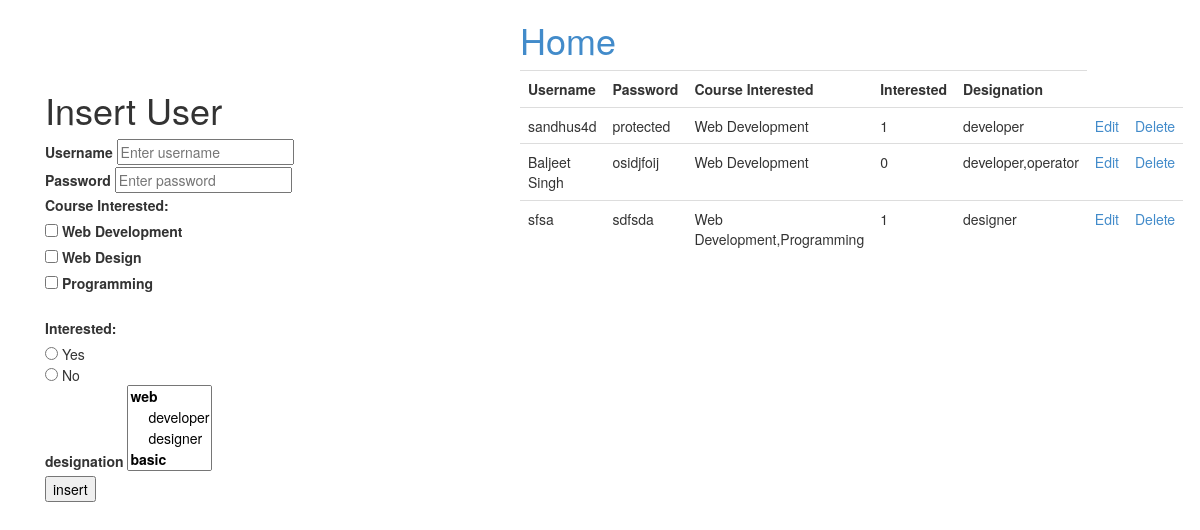
The page / on the database its author committed.
### tables this page shows
CREATE TABLE IF NOT EXISTS `users` (
  `username` varchar(100) NOT NULL,
  `password` varchar(100) NOT NULL,
  `interested` int(10) NOT NULL,
  `course_interested` varchar(100) NOT NULL,
  `designation` varchar(100) NOT NULL,
  `id` int(11) NOT NULL AUTO_INCREMENT,
  PRIMARY KEY (`id`)
);

### index.php (the view, shortened to what this page needs)
<!DOCTYPE html>
<html lang="en">
<head>
	<link rel="stylesheet" href="css/bootstrap.min.css">
	<link rel="stylesheet" href="css/app.css">
</head>
<body>
	<div class="container">
	<div class="col-md-3 col-md-offset-5">
		<h1><a href="http://localhost/php%20basics/">Home</a></h1>
	</div>
		<div class="col-md-5">
		<h1>Insert User</h1>
			<form name="user_form" action="index.php" method="GET">
				<label for="username">Username</label>
				<input type="text" id="username" name="username" placeholder="Enter username">
				<br>
				<label for="password">Password</label>
				<input type="password" id="password" name="password" placeholder="Enter password">
				<br>
				<label for="q1">Course Interested:</label><br>
				<input type="checkbox" name="q1[]" id="user_interest" value="Web Development">
				<label>Web Development</label><br>
				<input type="checkbox" name="q1[]" id="user_interest" value="Web Design">
				<label>Web Design</label><br>
				<input type="checkbox" name="q1[]" id="user_interest" value="Programming">
				<label>Programming</label><br>
				<br>
				<label>Interested:</label><br>
				<input type="radio" name="interested" value="1"> Yes <br>
				<input type="radio" name="interested" value="0"> No <br>
				<label for="designation">designation</label>
				<select id="designation" name="designation[]" multiple>
					<optgroup label="web">
						<option value="developer" >developer</option>
					<option value="designer" >designer</option>
					</optgroup>
					<optgroup label="basic">
						<option value="operator">operator</option>
					</optgroup>
				</select><br>
				<input type="submit" value="insert" name="insert">
			</form>
		</div>
<?php
include 'dbconnect.php';
 ?>
		<div class="col-md-7">
			<table class="table">
				<tr>
					<th>Username</th>
					<th>Password</th>
					<th>Course Interested</th>
					<th>Interested</th>
					<th>Designation</th>
				</tr>
					<?php
						$select_users = "select * from users";
						$result_select_users = mysqli_query($conn, $select_users);
						while ($row = mysqli_fetch_assoc($result_select_users)) {
							echo "<tr>";
							echo "<td>". $row['username']. "</td>";
							echo "<td>". $row['password']. "</td>";
							echo "<td>". $row['course_interested']. "</td>";
							echo "<td>". $row['interested']. "</td>";
							echo "<td>". $row['designation']. "</td>";
							echo "<td><a href=update.php?id=$row[id]>Edit</a></td>";
							echo "<td><a href=delete.php?id=$row[id] onClick=deleteRecord()>Delete</a></td>";
						}
					 ?>
			</table>
		</div>
	</div>
</body>
</html>

### rows shown on the page
users: username "sandhus4d", password "protected", course_interested "Web Development", interested "1", designation "developer"
users: username "Baljeet Singh", password "osidjfoij", course_interested "Web Development", interested "0", designation "developer,operator"
users: username "sfsa", password "sdfsda", course_interested "Web Development,Programming", interested "1", designation "designer"
